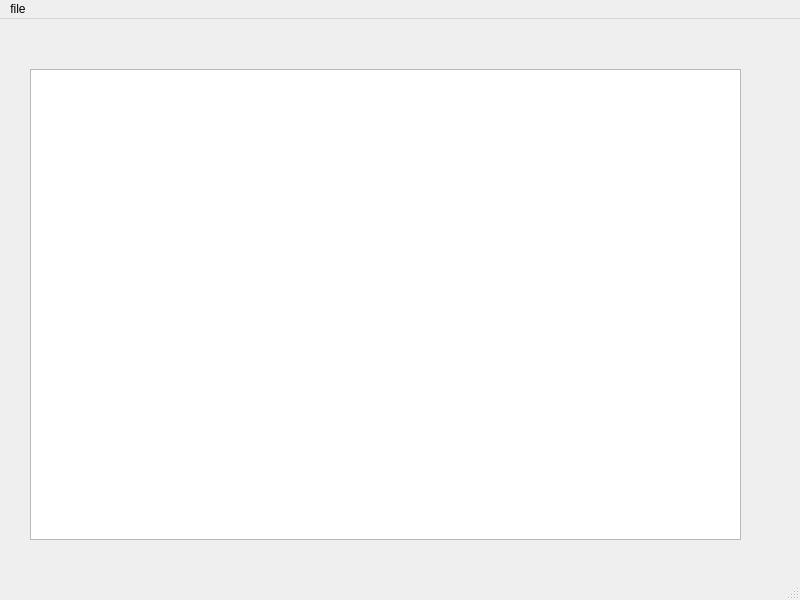
<?xml version="1.0" encoding="UTF-8"?>
<ui version="4.0">
 <class>MainWindow</class>
 <widget class="QMainWindow" name="MainWindow">
  <property name="geometry">
   <rect>
    <x>0</x>
    <y>0</y>
    <width>800</width>
    <height>600</height>
   </rect>
  </property>
  <property name="windowTitle">
   <string>MainWindow</string>
  </property>
  <widget class="QWidget" name="centralwidget">
   <widget class="QTextEdit" name="textEdit">
    <property name="geometry">
     <rect>
      <x>30</x>
      <y>50</y>
      <width>711</width>
      <height>471</height>
     </rect>
    </property>
   </widget>
  </widget>
  <widget class="QMenuBar" name="menubar">
   <property name="geometry">
    <rect>
     <x>0</x>
     <y>0</y>
     <width>800</width>
     <height>25</height>
    </rect>
   </property>
   <widget class="QMenu" name="menudouble_clicking">
    <property name="title">
     <string>file</string>
    </property>
    <addaction name="actionnew"/>
    <addaction name="actionopen"/>
    <addaction name="actionclose"/>
    <addaction name="actionsave"/>
    <addaction name="actionsave_as"/>
    <addaction name="actionedit"/>
   </widget>
   <addaction name="menudouble_clicking"/>
  </widget>
  <widget class="QStatusBar" name="statusbar"/>
  <action name="actionnew">
   <property name="text">
    <string>new</string>
   </property>
  </action>
  <action name="actionopen">
   <property name="text">
    <string>open</string>
   </property>
  </action>
  <action name="actionclose">
   <property name="text">
    <string>close</string>
   </property>
  </action>
  <action name="actionsave">
   <property name="text">
    <string>save</string>
   </property>
  </action>
  <action name="actionsave_as">
   <property name="text">
    <string>save as</string>
   </property>
  </action>
  <action name="actionedit">
   <property name="text">
    <string>edit</string>
   </property>
  </action>
 </widget>
 <resources/>
 <connections/>
</ui>
